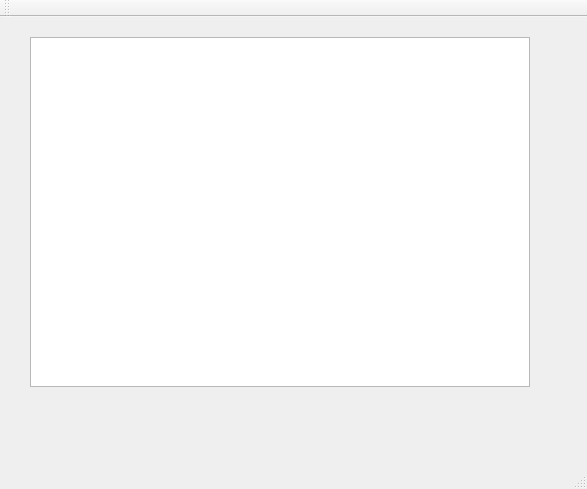
<?xml version="1.0" encoding="UTF-8"?>
<ui version="4.0">
 <class>MainWindow</class>
 <widget class="QMainWindow" name="MainWindow">
  <property name="geometry">
   <rect>
    <x>0</x>
    <y>0</y>
    <width>587</width>
    <height>489</height>
   </rect>
  </property>
  <property name="windowTitle">
   <string>MainWindow</string>
  </property>
  <widget class="QWidget" name="centralWidget">
   <widget class="QGraphicsView" name="graphicsView">
    <property name="geometry">
     <rect>
      <x>30</x>
      <y>20</y>
      <width>500</width>
      <height>350</height>
     </rect>
    </property>
   </widget>
  </widget>
  <widget class="QMenuBar" name="menuBar">
   <property name="geometry">
    <rect>
     <x>0</x>
     <y>0</y>
     <width>587</width>
     <height>21</height>
    </rect>
   </property>
  </widget>
  <widget class="QToolBar" name="mainToolBar">
   <attribute name="toolBarArea">
    <enum>TopToolBarArea</enum>
   </attribute>
   <attribute name="toolBarBreak">
    <bool>false</bool>
   </attribute>
  </widget>
  <widget class="QStatusBar" name="statusBar"/>
 </widget>
 <layoutdefault spacing="6" margin="11"/>
 <resources/>
 <connections/>
</ui>
